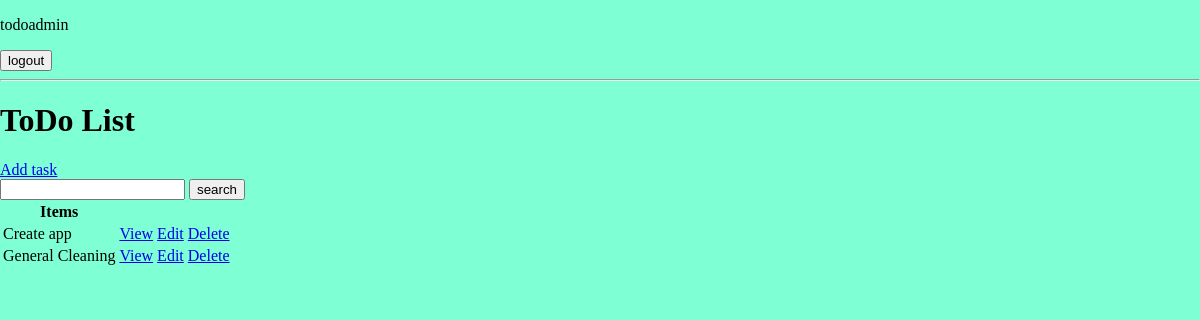
The app's page / (signed in), older data.
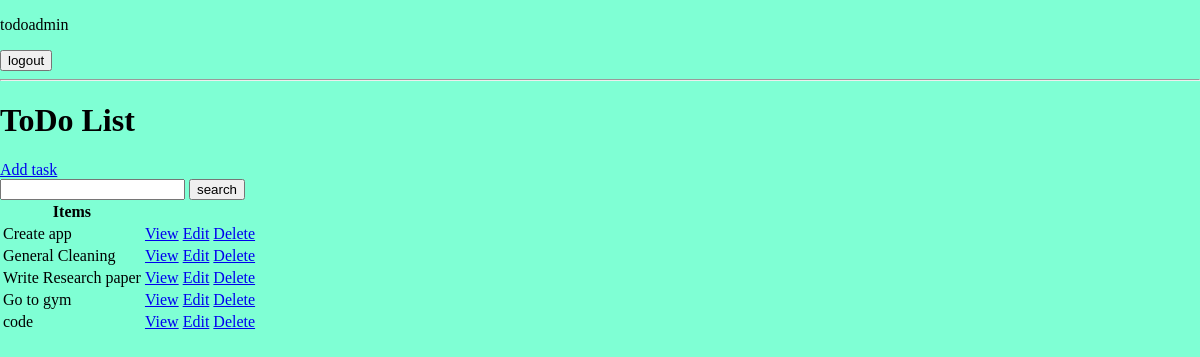
The same page, newer data.
### tasks/models.py (models this page shows, shortened)
class Task(models.Model):
    user = models.ForeignKey(
        User, null=True, blank=True, on_delete=models.CASCADE)
    title = models.CharField(max_length=200)
    description = models.TextField(null=True, blank=True)
    complete = models.BooleanField(default=False)
    created = models.DateField(auto_now_add=True)
    class Meta:
        ordering = ['complete']

### tasks/views.py (the view)
# urls.py: path("", views.StartingPage.as_view(), name="tasks"),
class StartingPage(LoginRequiredMixin, ListView):
    model = Task
    template_name = 'tasks/index.html'
    context_object_name = 'tasks'
    def get_context_data(self, **kwargs):
        context = super().get_context_data(**kwargs)
        context['tasks'] = context['tasks'].filter(
            user=self.request.user.id)
        context['count'] = context['tasks'].filter(complete=False).count()
        search_input = self.request.GET.get('search_area') or ''
        if search_input:
            context['tasks'] = context['tasks'].filter(
                title__startswith=search_input)
        context['search_input'] = search_input
        return context

### tasks/templates/tasks/index.html (shortened to what this page needs)
{% extends "base.html" %}
{% block content %}
<p>{{request.user}}</p>
    {% if request.user.is_authenticated %}
        <form method="post" action="{% url 'logout' %}">
            <button type="submit">logout</button>
        </form>
    {% else %}
        <a href="{% url "login" %}">Login</a>
    {% endif %}
    <hr />
    <h1> ToDo List</h1>
    <a href="{% url "task_create" %}">Add task</a>
    <form action="" method="GET">
        <input type="text" name="search_area" value="{{search_input}}">
        <input type="submit" value="search" placeholder="Search...">
    </form>
    <table>
        <tr>
            <th> Items </th>
            <th></th>
            <th></th>
        </tr>
        {% for task in tasks %}
        <tr>
            <td>
                {{task.title}}
            </td>
            <td>
                <a href="{% url "task_detail" task.id %}">View</a>
            </td>
            <td>
                <a href="{% url "task_update" task.id %}">Edit</a>
            </td>
            <td>
                <a href="{% url "task_delete" task.id %}">Delete</a>
            </td>
        </tr>
        {% empty %}
            <h3> No items in the table.</h3>
         {% endfor %}
    </table>
{% endblock content %}

### templates/base.html (shortened to what this page needs)
{% load static %}
<!DOCTYPE html>
<html lang="en">
<head>
    <link rel="stylesheet" href="{% static "app.css" %}">
</head>
<body>
    {% block content %}{% endblock content %}
</body>
</html>

### static/app.css (style rules this page uses)
body { margin: 0; background-color: aquamarine; }

Row changes from the older to the newer data that the page shows:
added Task: title "Write Research paper"
added Task: title "Go to gym"
added Task: title "code"
